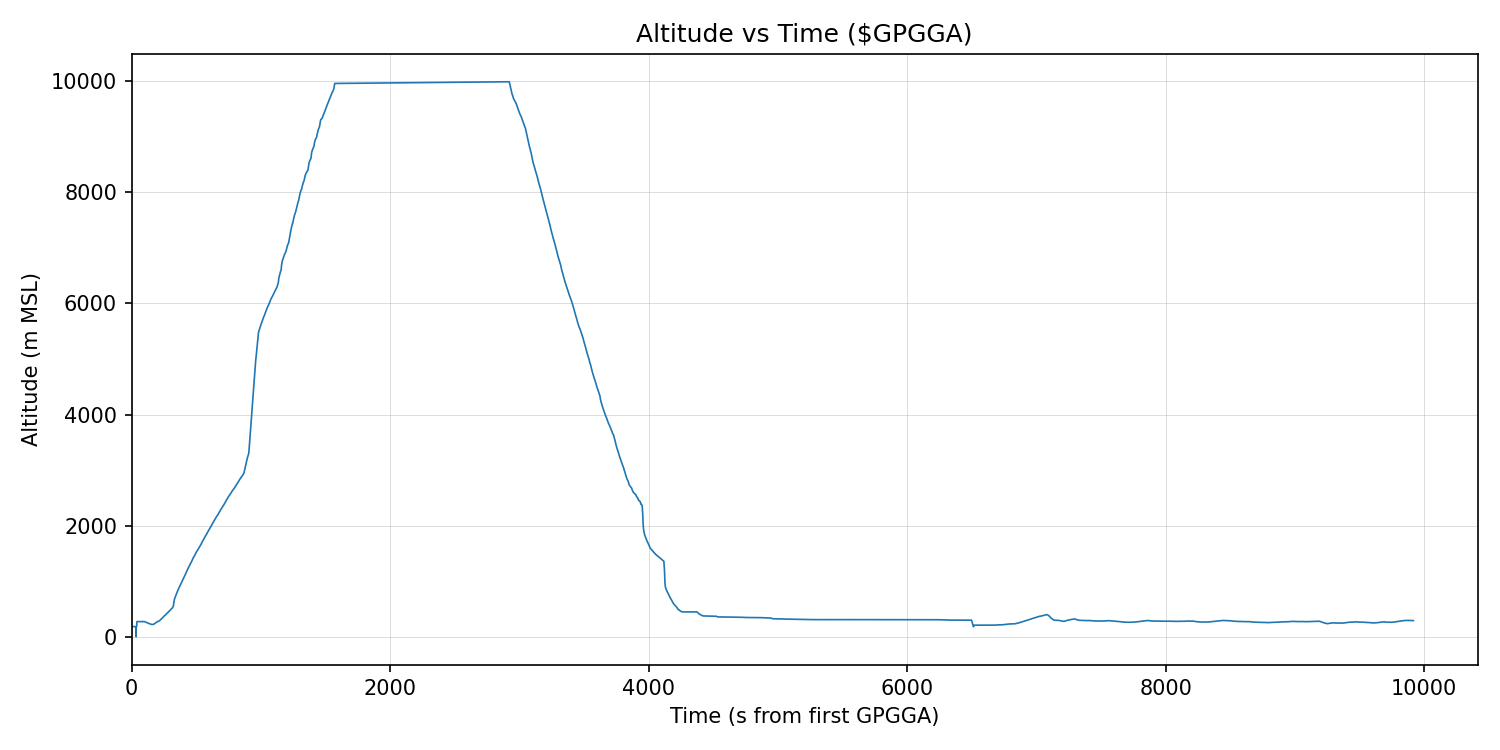

Write Python code to recreate this figure.
import os
import sys

import matplotlib.pyplot as plt
import matplotlib.ticker as ticker
import numpy as np

_SCRIPT_DIR = os.path.dirname(os.path.abspath(__file__))
_PROJECT_DIR = os.path.dirname(_SCRIPT_DIR)
if _PROJECT_DIR not in sys.path:
    sys.path.insert(0, _PROJECT_DIR)

from gps.nmea import parse_gpgga_altitude_series_from_log_ms  # noqa: E402


ALT_SPIKE_WINDOW = 1       # points on each side used for local-median altitude filter
ALT_SPIKE_THRESH = 5000.0  # meters — drop from local median to flag as spike


def filter_altitude_spikes(t_s: np.ndarray, alt_m: np.ndarray) -> tuple[np.ndarray, np.ndarray, int]:
    """Drop points whose altitude is more than threshold meters below local median."""
    n = int(alt_m.size)
    keep_idx: list[int] = []
    for i in range(n):
        lo = max(0, i - ALT_SPIKE_WINDOW)
        hi = min(n, i + ALT_SPIKE_WINDOW + 1)
        local_med = float(np.median(alt_m[lo:hi]))
        if alt_m[i] < local_med - ALT_SPIKE_THRESH:
            continue
        keep_idx.append(i)
    dropped = n - len(keep_idx)
    return t_s[keep_idx], alt_m[keep_idx], dropped


def _resolve_data_file(name: str, *, required: bool = True) -> str:
    candidates = (
        os.path.join(_SCRIPT_DIR, name),
        os.path.join(_PROJECT_DIR, name),
    )
    for path in candidates:
        if os.path.isfile(path):
            return path
    if required:
        raise FileNotFoundError(f"{name!r} not found. Tried:\n  " + "\n  ".join(candidates))
    return candidates[0]


CSV_NAME = sys.argv[1] if len(sys.argv) > 1 else "Flight_Data.CSV"
CSV_PATH = _resolve_data_file(CSV_NAME, required=True)

t_ms, alt_m = parse_gpgga_altitude_series_from_log_ms(CSV_PATH)
if len(t_ms) < 2:
    raise RuntimeError("Not enough $GPGGA altitude samples found.")

t_s = (np.asarray(t_ms, dtype=float) - float(t_ms[0])) / 1000.0
alt_m = np.asarray(alt_m, dtype=float)

t_s, alt_m, dropped = filter_altitude_spikes(t_s, alt_m)

fig, ax = plt.subplots(figsize=(10, 5), dpi=150)
ax.plot(t_s, alt_m, linewidth=0.8)
ax.set_xlabel("Time (s from first GPGGA)")
ax.set_ylabel("Altitude (m MSL)")
ax.set_title("Altitude vs Time ($GPGGA)")
ax.set_xlim(left=0)
ax.xaxis.set_major_formatter(ticker.ScalarFormatter(useOffset=False))
ax.yaxis.set_major_formatter(ticker.ScalarFormatter(useOffset=False))
ax.ticklabel_format(style="plain", axis="both")
ax.grid(True, linewidth=0.4, alpha=0.5)
fig.tight_layout()
fig.savefig("altitude_vs_time.png")
plt.close(fig)

print(f"Loaded: {CSV_PATH}")
print(f"GPGGA altitude samples: {len(t_ms):,}  ({dropped} dropped as spikes)")
print("Saved: altitude_vs_time.png")
